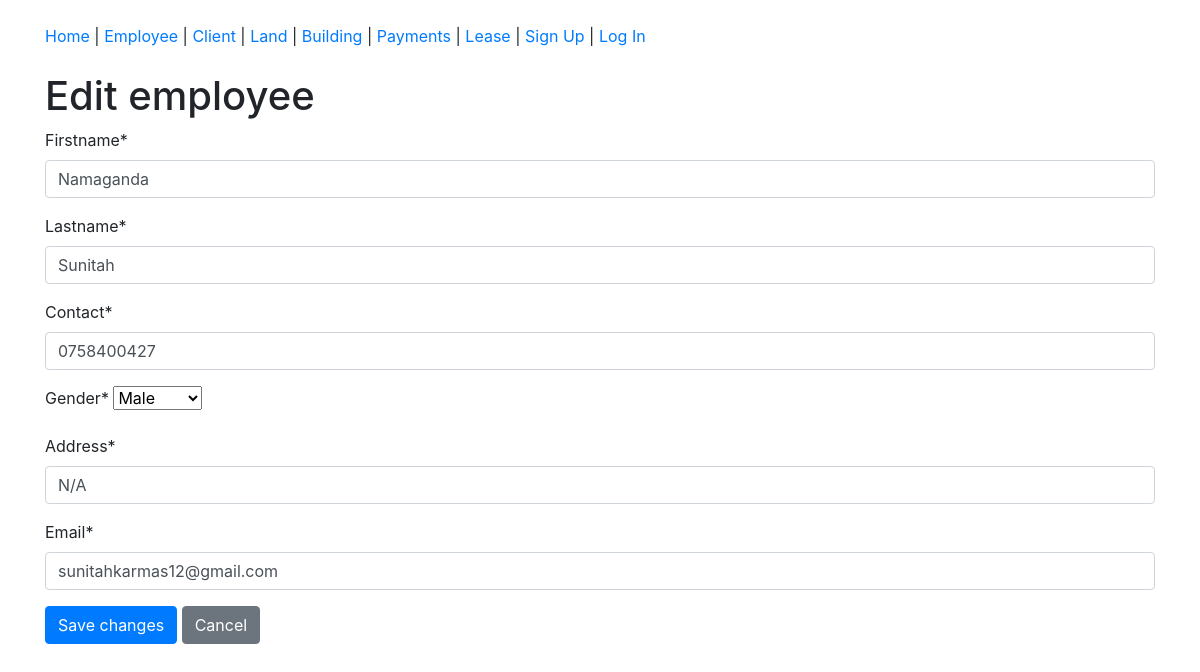
The page /employee/2/edit/ on the database its author committed.
### management/models.py (models this page shows, shortened)
class Employee(models.Model):
    GENDER_OPTIONS = [
        ("M", "Male"),
        ("M", "Female")
    ]
    firstname = models.CharField(max_length= 50)
    lastname = models.CharField(max_length=50)
    contact = models.CharField(max_length=10)
    gender = models.CharField(max_length=2, choices= GENDER_OPTIONS)
    address = models.CharField(max_length=100, null= True ,default="N/A")
    email = models.CharField()

### management/views.py (the view)
# urls.py: path('employee/<int:employee_id>/edit/', views.edit_employee_view, name='edit_employee_page'),
def edit_employee_view(request, employee_id):
    employee = get_object_or_404(Employee, id=employee_id)
    if request.method == "POST":
        employee_form = EmployeeForm(request.POST, instance=employee)
        if employee_form.is_valid():
            employee_form.save()
            messages.success(request, "Employee updated successfully.")
            return redirect("employee_page")
    else:
        employee_form = EmployeeForm(instance=employee)
    return render(request, "edit_record.html", {'form': employee_form, 'record': employee, 'record_type': 'employee', 'back_url': 'employee_page'})

### management/forms.py
class EmployeeForm(ModelForm):
    class Meta:
        model = Employee
        fields = "__all__"

### management/templates/edit_record.html (shortened to what this page needs)
{% extends 'base.html' %}
{% load crispy_forms_tags %}
{% block content %}
    <div class="container mt-4">
        <h1>Edit {{ record_type }}</h1>
        <form method="POST">
            {{ form|crispy }}
            <button type="submit" class="btn btn-primary">Save changes</button>
            <a href="{% url back_url %}" class="btn btn-secondary">Cancel</a>
        </form>
    </div>
{% endblock %}

### rows shown on the page
Employee: firstname "Namaganda", lastname "Sunitah", contact "0758400427", gender "Male", address "N/A", email "sunitahkarmas12@gmail.com"

### other values the page prints
{{ record_type }} "employee"
